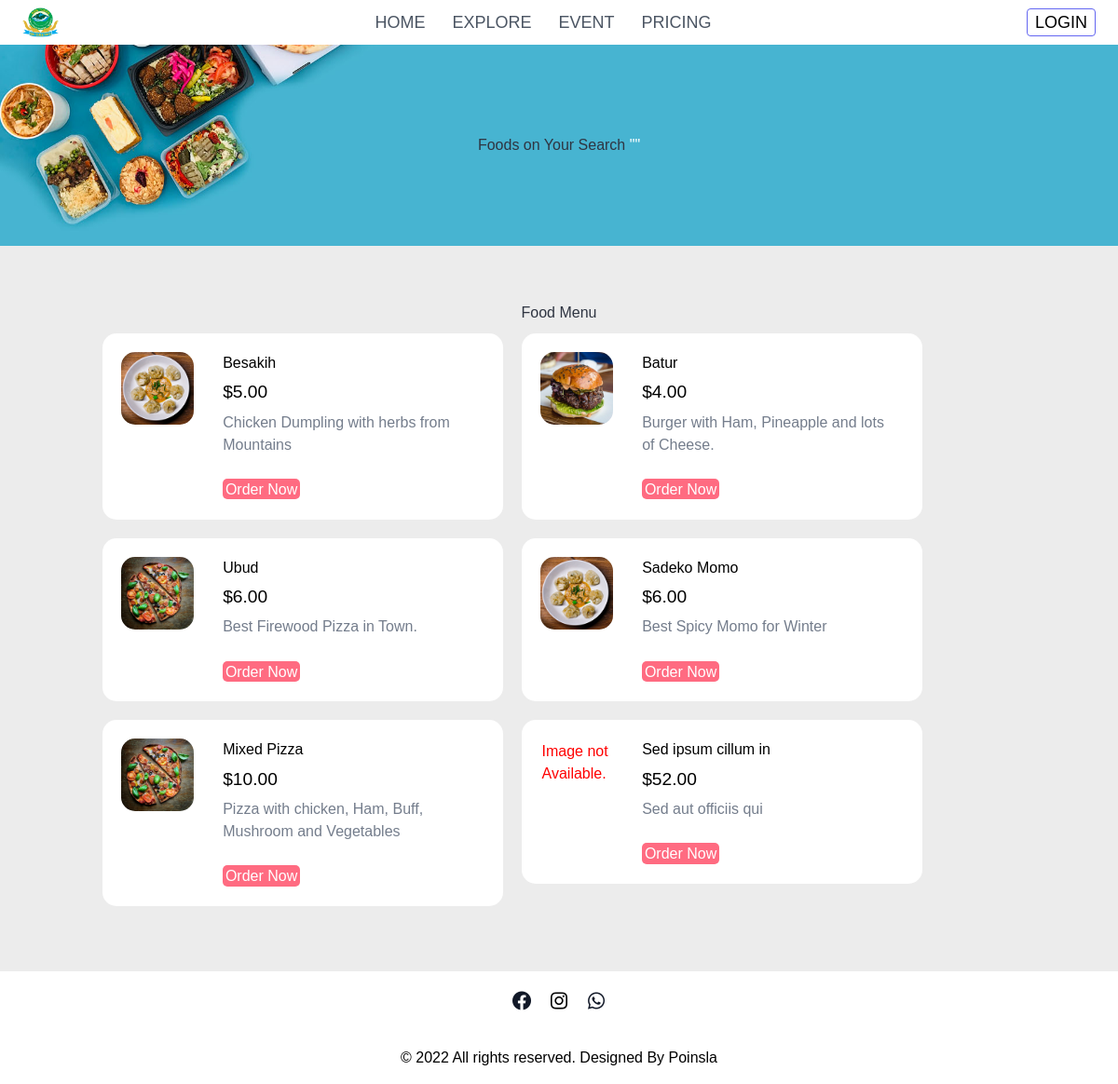
The page /food-search.php on the database its author committed.
### tables this page shows
CREATE TABLE `tbl_food` (
  `id` int(10) UNSIGNED NOT NULL,
  `category_id` int(10) UNSIGNED NOT NULL,
  `title` varchar(100) NOT NULL,
  `description` text NOT NULL,
  `price` decimal(10,2) NOT NULL,
  `image_name` varchar(255) NOT NULL,
  `featured` varchar(10) NOT NULL,
  `active` varchar(10) NOT NULL
);

### food-search.php (the view, shortened to what this page needs)
<?php include('partials-front/header.php'); ?>
<?php include('partials-front/navbar.php'); ?>
<section class="food-search text-center">
    <div class="container">
        <?php
        $search = mysqli_real_escape_string($conn, $_POST['search']);
        ?>
        <h2>Foods on Your Search <a href="#" class="text-white">"<?php echo $search; ?>"</a></h2>
    </div>
</section>
<section class="food-menu">
    <div class="container">
        <h2 class="text-center">Food Menu</h2>
        <?php
        $sql = "SELECT * FROM tbl_food WHERE title LIKE '%$search%' OR description LIKE '%$search%'";
        $res = mysqli_query($conn, $sql);
        $count = mysqli_num_rows($res);
        if ($count > 0) {
            while ($row = mysqli_fetch_assoc($res)) {
                $title = $row['title'];
                $price = $row['price'];
                $description = $row['description'];
                $image_name = $row['image_name'];
        ?>
                <div class="food-menu-box">
                    <div class="food-menu-img">
                        <?php
                        if ($image_name == "") {
                            echo "<div class='error'>Image not Available.</div>";
                        } else {
                        ?>
                            <img src="<?php echo SITEURL; ?>images/food/<?php echo $image_name; ?>" alt="Chicke Hawain Pizza" class="img-responsive img-curve">
                        <?php
                        }
                        ?>
                    </div>
                    <div class="food-menu-desc">
                        <h4><?php echo $title; ?></h4>
                        <p class="food-price">$<?php echo $price; ?></p>
                        <p class="food-detail">
                            <?php echo $description; ?>
                        </p>
                        <br>
                        <a href="#" class="btn btn-primary">Order Now</a>
                    </div>
                </div>
        <?php
            }
        } else {
            echo "<div class='error'>Food not found.</div>";
        }
        ?>
    </div>
</section>
<?php include('partials-front/footer.php'); ?>

### css/style.css (style rules this page uses)
* { margin: 0 0; padding: 0 0; font-family: Arial, Helvetica, sans-serif; }
.container { width: 80%; margin: 0 auto; padding: 1%; }
.img-responsive { width: 100%; }
.img-curve { border-radius: 15px; }
.text-center { text-align: center; }
.text-white { color: white; }
a { color: #ff6b81; text-decoration: none; }
.btn { padding: 1%; border: none; font-size: 1rem; border-radius: 5px; }
.btn-primary { background-color: #ff6b81; color: white; cursor: pointer; }
h2 { color: #2f3542; font-size: 2rem; margin-bottom: 2%; }
.error { padding: 2%; color: red; }
.food-search { background-image: url(../images/bg.jpg); background-size: cover; background-repeat: no-repeat; background-position: center; padding: 7% 0; }
.food-menu { background-color: #ececec; padding: 4% 0; }
.food-menu-box { width: 43%; margin: 1%; padding: 2%; float: left; background-color: white; border-radius: 15px; }
.food-menu-img { width: 20%; float: left; }
.food-menu-desc { width: 70%; float: left; margin-left: 8%; }
.food-price { font-size: 1.2rem; margin: 2% 0; }
.food-detail { font-size: 1rem; color: #747d8c; }

### assets/css/styles.css (style rules this page uses)
*, *::before, *::after { box-sizing: border-box; }
:root { -moz-tab-size: 4; -o-tab-size: 4; tab-size: 4; }
html { line-height: 1.15; -webkit-text-size-adjust: 100%; }
body { margin: 0; }
body { font-family: system-ui, -apple-system, 'Segoe UI', Roboto, Helvetica, Arial, sans-serif, 'Apple Color Emoji', 'Segoe UI Emoji'; }
blockquote, dl, dd, h1, h2, h3, h4, h5, h6, hr, figure, p, pre { margin: 0; }
html { font-family: ui-sans-serif, system-ui, -apple-system, BlinkMacSystemFont, "Segoe UI", Roboto, "Helvetica Neue", Arial, "Noto Sans", sans-serif, "Apple Color Emoji", "Segoe UI Emoji", "Segoe UI Symbol", "Noto Color Emoji"; line-height: 1.5; }
body { font-family: inherit; line-height: inherit; }
img { border-style: solid; }
h1, h2, h3, h4, h5, h6 { font-size: inherit; font-weight: inherit; }
a { color: inherit; text-decoration: inherit; }
img, svg, video, canvas, audio, iframe, embed, object { display: block; vertical-align: middle; }
img, video { max-width: 100%; height: auto; }
* { --tw-shadow: 0 0 #0000; --tw-ring-inset: var(--tw-empty, ); --tw-ring-offset-width: 0px; --tw-ring-offset-color: #fff; --tw-ring-color: rgba(59, 130, 246, 0.5); --tw-ring-offset-shadow: 0 0 #0000; --tw-ring-shadow: 0 0 #0000; }
.text-center { text-align: center; }
.text-white { --tw-text-opacity: 1; color: rgba(255, 255, 255, var(--tw-text-opacity)); }
.container { width: 100%; }
@media (min-width: 640px) { .container { max-width: 640px; } }
@media (min-width: 768px) { .container { max-width: 768px; } }
@media (min-width: 1024px) { .container { max-width: 1024px; } }

### rows shown on the page
tbl_food: image_name (picture), title "Besakih", price "5.00", description "Chicken Dumpling with herbs from Mountains"
tbl_food: image_name (picture), title "Batur", price "4.00", description "Burger with Ham, Pineapple and lots of Cheese."
tbl_food: image_name (picture), title "Ubud", price "6.00", description "Best Firewood Pizza in Town."
tbl_food: image_name (picture), title "Sadeko Momo", price "6.00", description "Best Spicy Momo for Winter"
tbl_food: image_name (picture), title "Mixed Pizza", price "10.00", description "Pizza with chicken, Ham, Buff, Mushroom and Vegetables"
tbl_food: image_name "Image not Available.", title "Sed ipsum cillum in", price "52.00", description "Sed aut officiis qui"
